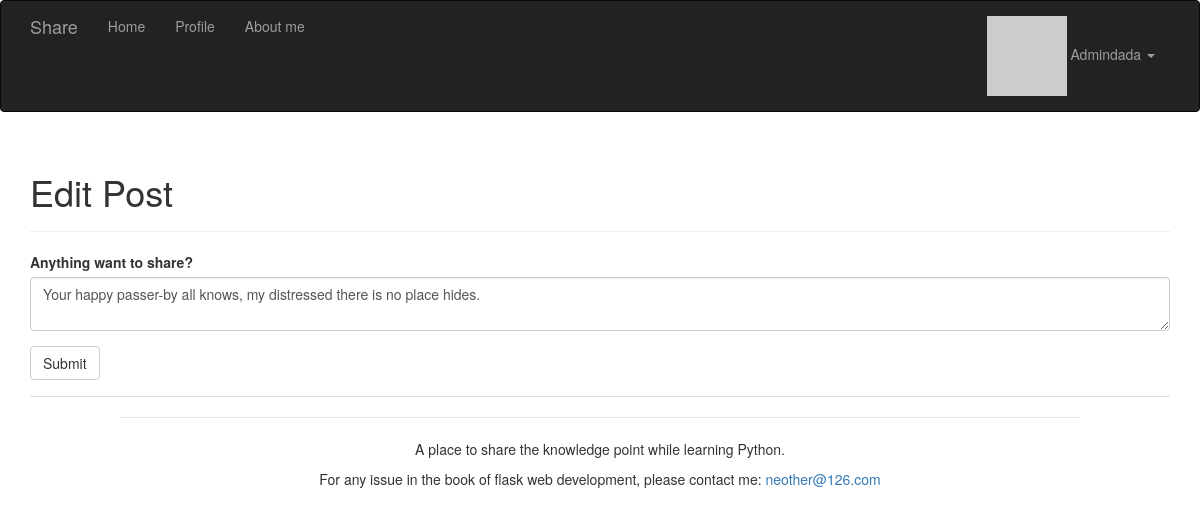
Before: /edit/55 (signed in) with the older database file.
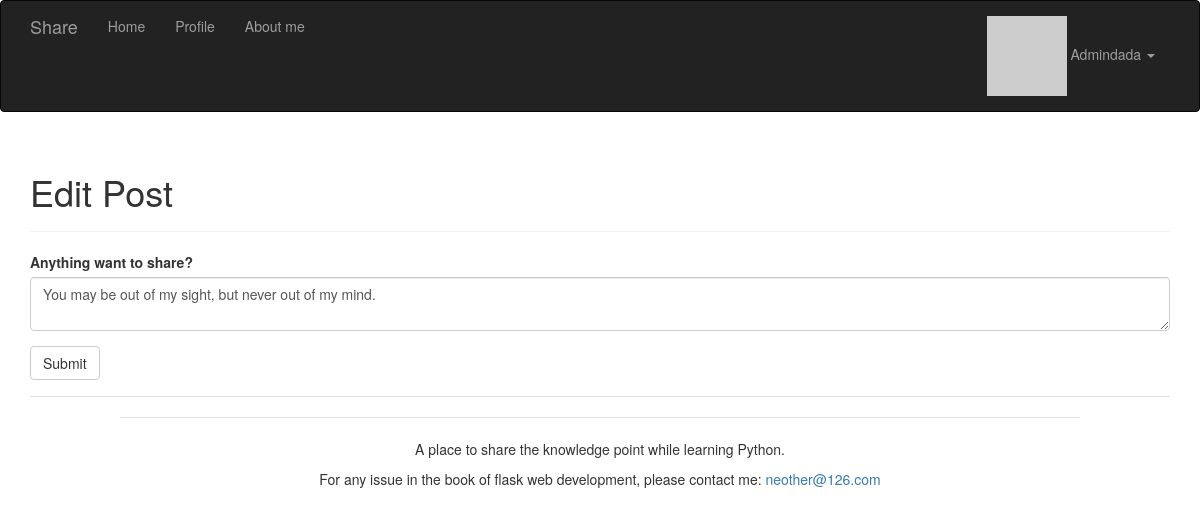
After: the same page with the newer database file.
### app/models.py (models this page shows, shortened)
class Post(db.Model):
    __tablename__ = 'posts'
    id = db.Column(db.Integer, primary_key=True)
    body = db.Column(db.Text)
    timestamp = db.Column(db.DateTime, index=True, default=datetime.utcnow)
    author_id = db.Column(db.Integer, db.ForeignKey('users.id'))
    body_html = db.Column(db.Text)
    comments = db.relationship('Comment', backref='post', lazy='dynamic')

### app/main/views.py (the view)
@main.route('/edit/<int:id>', methods=['GET', 'POST'])
@login_required
def edit(id):
    post = Post.query.get_or_404(id)
    if current_user != post.author and not current_user.can(Permission.ADMIN):
        abort(403)
    form = PostForm()
    if form.validate_on_submit():
        post.body = form.body.data
        db.session.add(post)
        flash('The post has been updated.')
        return redirect(url_for('.post', id=post.id))
    form.body.data = post.body
    return render_template('edit_post.html', form=form)

### app/main/forms.py
class PostForm(FlaskForm):
    body = PageDownField("Anything want to share?",
                         validators=[DataRequired()])
    submit = SubmitField('Submit')

### app/auth/views.py (called while the page is built)
@auth.before_app_request
def before_request():
    if current_user.is_authenticated:
        current_user.ping()
        if not current_user.confirmed \
                and request.blueprint != 'auth' \
                and request.endpoint != 'static':
            return redirect(url_for('auth.unconfirmed'))

### app/main/__init__.py (called while the page is built)
@main.app_context_processor
def inject_permissions():
    return dict(Permission=Permission)

### app/models.py (called while the page is built)
    @login_manager.user_loader
    def load_user(user_id):
        return User.query.get(int(user_id))

    def can(self, perm):
        return self.role is not None and self.role.has_permission(perm)

    def ping(self):
        self.last_seen = datetime.utcnow()
        db.session.add(self)

    def gravatar_hash(self):
        return hashlib.md5(self.email.lower().encode('utf-8')).hexdigest()

    def has_permission(self, perm):
        return self.permissions & perm == perm

### app/templates/edit_post.html (shortened to what this page needs)
{% extends "base.html" %}
{% import "bootstrap/wtf.html" as wtf %}
{% block page_content %}
    <div class="page-header">
        <h1>Edit Post </h1>
  </div>
    <div>
        {% if current_user.can(Permission.WRITE) %}
            {{ wtf.quick_form(form) }}
        {% endif %}
    </div>
    {% include '_posts.html' %}
{% endblock %}

Changed rows visible on the page:
changed Post: body "Your happy passer-by all knows, my distressed there is no place hides." → "You may be out of my sight, but never out of my mind."
